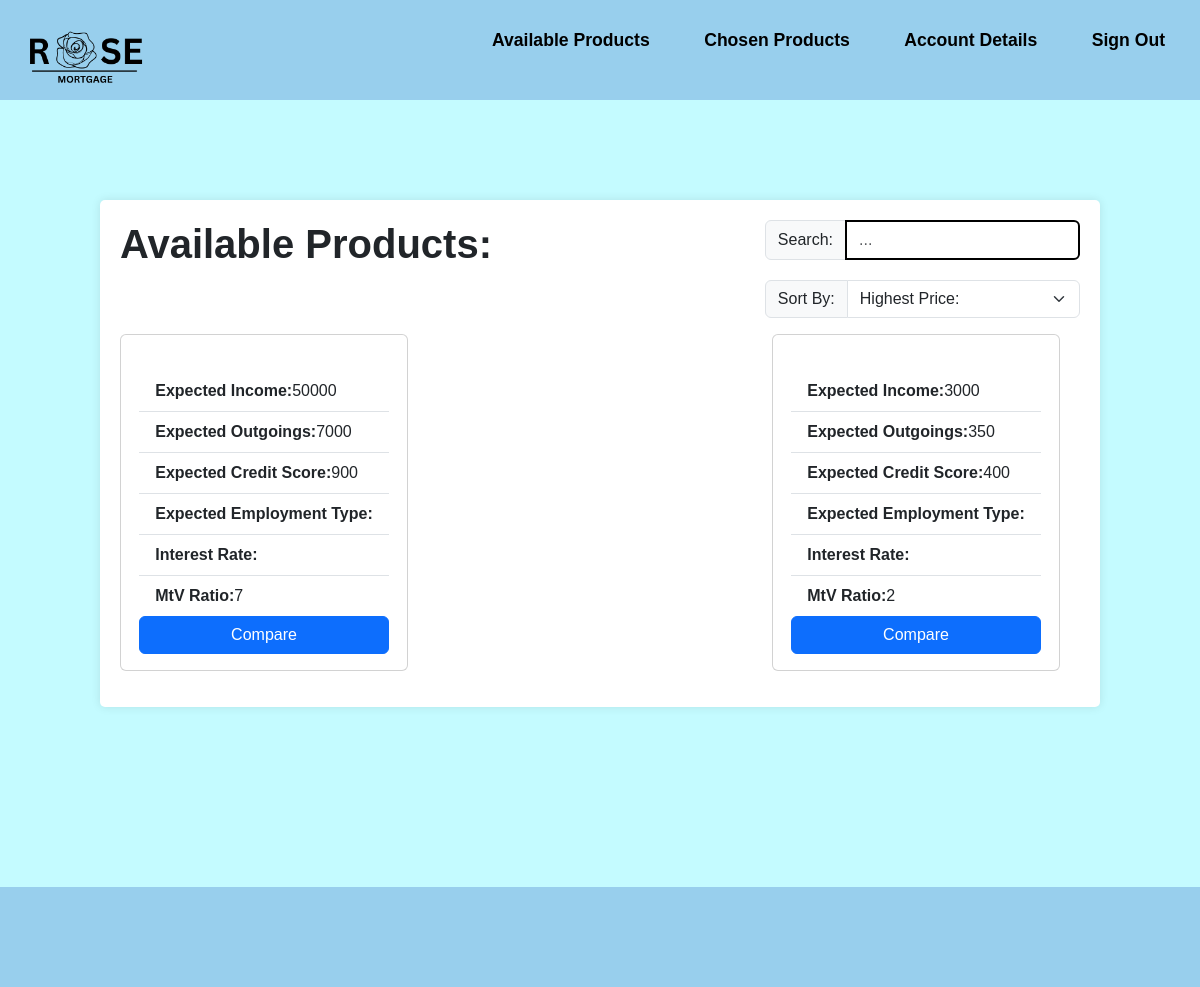
Screenshot of /MemberViewProducts.php with the database file from the repository.
### tables this page shows
CREATE TABLE "Quote" (
	"Quote_ID"	INTEGER NOT NULL,
	"Product_ID"	INTEGER NOT NULL,
	"RegisteredUser_ID"	INTEGER NOT NULL,
	"monthly_repayments"	INTEGER NOT NULL,
	"product_starred"	INTEGER NOT NULL,
	PRIMARY KEY("Quote_ID" AUTOINCREMENT),
	FOREIGN KEY("RegisteredUser_ID") REFERENCES "RegisteredUser"("RegisteredUser_ID"),
	FOREIGN KEY("Product_ID") REFERENCES "Product"("Product_ID"),
	FOREIGN KEY("Quote_ID") REFERENCES "Quote"("Quote_ID")
);

CREATE TABLE "Product" (
	"Product_ID"	INTEGER NOT NULL,
	"Broker_ID"	INTEGER NOT NULL,
	"YearRate"	INTEGER,
	"ProductType"	TEXT,
	"expected_income"	INTEGER NOT NULL,
	"expected_outgoings"	INTEGER NOT NULL,
	"expected_credit_score"	INTEGER NOT NULL,
	"initial_interest_rate"	REAL,
	"secondary_interest_rate"	REAL NOT NULL,
	"ProductFee"	INTEGER,
	"mtv_ratio"	REAL NOT NULL,
	"aDraft"	INTEGER,
	FOREIGN KEY("Broker_ID") REFERENCES "Broker"("Broker_ID"),
	PRIMARY KEY("Product_ID" AUTOINCREMENT)
);

### MemberViewProducts.php (the view, shortened to what this page needs)
<?php
require_once 'connection.php';
$sql = "SELECT *
        FROM Quote
        INNER JOIN RegisteredUser ON (Quote.RegisteredUser_ID = RegisteredUser.RegisteredUser_ID)
        INNER JOIN Product ON (Quote.Product_ID = Product.Product_ID)
        INNER JOIN financialdetails ON (financialdetails.RegisteredUser_ID = RegisteredUser.RegisteredUser_ID)";
$statement = $db->query($sql);
?>
<!DOCTYPE html>
<html lang="en">
<head>
  <link rel="stylesheet" href="https://cdn.jsdelivr.net/npm/bootstrap@5.3.2/dist/css/bootstrap.min.css">
  <link rel="stylesheet" href="style.css">
</head>
<body>
<header class="flex-container">
<a href="MemberViewProducts.php"> <img src="Assets/logo.png" alt="Rose Mortgage"> </a>
    <div>
        <ul class="nav-links">
            <li><a href="MemberViewProducts.php">Available Products</a></li>
            <li><a href="MemberChosenProducts.php">Chosen Products</a></li>
            <li><a href="MemberAccountDetails.php">Account Details</a></li>
            <li><a href="home.php">Sign Out</a></li>
        </ul>
    </div>
</header>
<div class="largecontainer">
    <div class="flex-container">
        <div><h1><b>Available Products:</b></h1></div>
        <div>
            <div class="input-group flex-nowrap">
                <span class="input-group-text" id="addon-wrapping">Search:</span>
                <input type="text" class="form-control" placeholder="..." aria-label="Username" aria-describedby="addon-wrapping">
            </div>
            <div class="input-group mb-3">
                <label class="input-group-text" for="inputGroupSelect01">Sort By:</label>
                <select class="form-select" id="inputGroupSelect01">
                    <option selected>Highest Price:</option>
                </select>
            </div>
        </div>
    </div>
    <div class="flex-table">
        <?php
        while ($row = $statement->fetch(PDO::FETCH_ASSOC)) {
        ?>
        <div class="card" style="width: 18rem;">
            <div class="card-body">
                <ul class="list-group list-group-flush">
                    <li class="list-group-item"><b>Expected Income:</b><?php echo $row["expected_income"]; ?></li>
                    <li class="list-group-item"><b>Expected Outgoings:</b><?php echo $row["expected_outgoings"]; ?></li>
                    <li class="list-group-item"><b>Expected Credit Score:</b><?php echo $row["expected_credit_score"]; ?></li>
                    <li class="list-group-item"><b>Expected Employment Type:</b><?php echo $row["expected_employment_type"]; ?></li>
                    <li class="list-group-item"><b>Interest Rate:</b><?php echo $row["interest_rate"]; ?></li>
                    <li class="list-group-item"><b>MtV Ratio:</b><?php echo $row["mtv_ratio"]; ?></li>
                </ul>
                <a href="#" class="btn btn-primary">Compare</a>
            </div>
        </div>
        <?php
        }
        ?>
    </div>
</div>
<footer>
</footer>
</body>
</html>

### style.css (style rules this page uses)
* { margin: 0; padding: 0; text-decoration: none; font-family: Arial, Helvetica, sans-serif; box-sizing: border-box; list-style: none; }
a { color: #000; text-decoration: none; }
header { background-color: #98CFED; padding: 10px; color: black; height: 100px; width: 100%; top: 0; display: flex; justify-content: flex-start; align-items: center; z-index: 1000; }
.nav-links li { display: inline-block; position: relative; margin: 0 25px; }
.nav-links li a { font-weight: bold; font-size: 1.1rem; text-decoration: none; color: black; }
.nav-links li::after { content: ''; width: 0%; height: 2px; background: #000; display: block; margin: auto; position: absolute; top: 100%; left: 50%; transform: translate(-50%); transition: 0.7s; }
header img { width: 150px; height: auto; }
body { background-color: #c4fbff; display: flex; flex-direction: column; min-height: 100vh; }
.card { height: 100%; display: flex; justify-content: center; align-items: center; }
.card-body { height: 100%; display: flex; flex-direction: column; }
ul { flex: 1; margin-bottom: 20px; }
ul li { list-style-type: disc; }
.form-control { border: 2px solid black; }
.largecontainer { width: 1000px; margin: 100px auto 80px; padding: 20px; background-color: #fff; border-radius: 5px; box-shadow: 0 0 10px rgba(0, 0, 0, 0.1); }
.flex-container { display: flex; flex-direction: row; justify-content:space-between; }
.flex-table { display:flex; flex-direction: row; flex-wrap: wrap; align-content: flex-start; justify-content: space-between; margin-right: 20px; margin-bottom: 1em; }
label { display: block; font-weight: bold; }
.input-group { margin-bottom: 20px; }
footer { background-color: #98CFED; padding: 10px; color: black; height: 100px; width: 100%; bottom: 0; z-index: 1000; margin-top: 100px; }

### rows the page displays
quote: Product_ID.expected_income "50000", Product_ID.expected_outgoings "7000", Product_ID.expected_credit_score "900", Product_ID.mtv_ratio "7"
quote: Product_ID.expected_income "3000", Product_ID.expected_outgoings "350", Product_ID.expected_credit_score "400", Product_ID.mtv_ratio "2"
